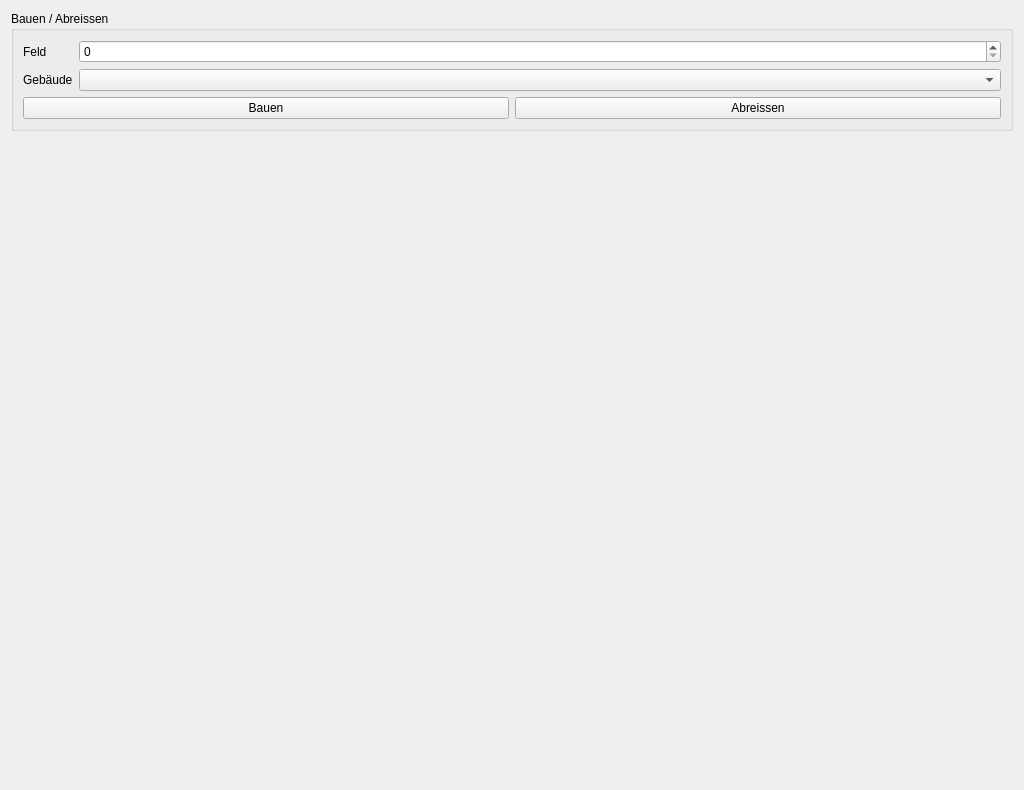
              <widget class="QWidget" name="scrollAreaWidgetContents_4">
               <property name="geometry">
                <rect>
                 <x>0</x>
                 <y>0</y>
                 <width>1024</width>
                 <height>790</height>
                </rect>
               </property>
               <layout class="QVBoxLayout" name="verticalLayout_25">
                <item>
                 <widget class="QGroupBox" name="groupBox_6">
                  <property name="title">
                   <string>Bauen / Abreissen</string>
                  </property>
                  <layout class="QVBoxLayout" name="verticalLayout_23">
                   <item>
                    <layout class="QFormLayout" name="formLayout_6">
                     <item row="0" column="0">
                      <widget class="QLabel" name="label_69">
                       <property name="text">
                        <string>Feld</string>
                       </property>
                      </widget>
                     </item>
                     <item row="1" column="0">
                      <widget class="QLabel" name="label_70">
                       <property name="text">
                        <string>Gebäude</string>
                       </property>
                      </widget>
                     </item>
                     <item row="1" column="1">
                      <widget class="QComboBox" name="buildings_type_comboBox"/>
                     </item>
                     <item row="0" column="1">
                      <widget class="QSpinBox" name="buildings_field_select_spinBox">
                       <property name="maximum">
                        <number>1000</number>
                       </property>
                      </widget>
                     </item>
                    </layout>
                   </item>
                   <item>
                    <layout class="QHBoxLayout" name="horizontalLayout">
                     <item>
                      <widget class="QPushButton" name="buildings_build_btn">
                       <property name="text">
                        <string>Bauen</string>
                       </property>
                      </widget>
                     </item>
                     <item>
                      <widget class="QPushButton" name="buildings_destroy_btn">
                       <property name="text">
                        <string>Abreissen</string>
                       </property>
                      </widget>
                     </item>
                    </layout>
                   </item>
                  </layout>
                 </widget>
                </item>
                <item>
                 <spacer name="verticalSpacer_5">
                  <property name="orientation">
                   <enum>Qt::Vertical</enum>
                  </property>
                  <property name="sizeHint" stdset="0">
                   <size>
                    <width>20</width>
                    <height>40</height>
                   </size>
                  </property>
                 </spacer>
                </item>
               </layout>
              </widget>
